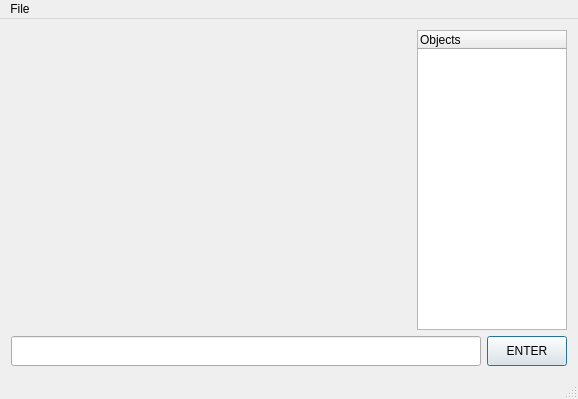
<?xml version="1.0" encoding="UTF-8"?>
<ui version="4.0">
 <class>MainWindow</class>
 <widget class="QMainWindow" name="MainWindow">
  <property name="geometry">
   <rect>
    <x>0</x>
    <y>0</y>
    <width>576</width>
    <height>399</height>
   </rect>
  </property>
  <property name="windowTitle">
   <string>MModeler</string>
  </property>
  <property name="windowIcon">
   <iconset resource="../assets.qrc">
    <normaloff>:/root/gui/icon.ico</normaloff>:/root/gui/icon.ico</iconset>
  </property>
  <widget class="QWidget" name="centralWidget">
   <layout class="QVBoxLayout" name="verticalLayout">
    <item>
     <layout class="QHBoxLayout" name="horizontalLayout">
      <item>
       <widget class="glDisplayWidget" name="display" native="true">
        <property name="sizePolicy">
         <sizepolicy hsizetype="MinimumExpanding" vsizetype="MinimumExpanding">
          <horstretch>0</horstretch>
          <verstretch>0</verstretch>
         </sizepolicy>
        </property>
        <property name="minimumSize">
         <size>
          <width>400</width>
          <height>300</height>
         </size>
        </property>
        <property name="focusPolicy">
         <enum>Qt::StrongFocus</enum>
        </property>
       </widget>
      </item>
      <item>
       <widget class="QTreeWidget" name="objectsTree">
        <property name="sizePolicy">
         <sizepolicy hsizetype="Fixed" vsizetype="Expanding">
          <horstretch>0</horstretch>
          <verstretch>0</verstretch>
         </sizepolicy>
        </property>
        <property name="minimumSize">
         <size>
          <width>150</width>
          <height>0</height>
         </size>
        </property>
        <property name="maximumSize">
         <size>
          <width>300</width>
          <height>16777215</height>
         </size>
        </property>
        <column>
         <property name="text">
          <string>Objects</string>
         </property>
        </column>
       </widget>
      </item>
     </layout>
    </item>
    <item>
     <layout class="QHBoxLayout" name="horizontalLayout_2">
      <item>
       <widget class="QLineEdit" name="cmdFeed">
        <property name="minimumSize">
         <size>
          <width>0</width>
          <height>30</height>
         </size>
        </property>
        <property name="clearButtonEnabled">
         <bool>true</bool>
        </property>
       </widget>
      </item>
      <item>
       <widget class="QPushButton" name="feedBtn">
        <property name="minimumSize">
         <size>
          <width>0</width>
          <height>30</height>
         </size>
        </property>
        <property name="text">
         <string>ENTER</string>
        </property>
        <property name="shortcut">
         <string>Return</string>
        </property>
        <property name="autoDefault">
         <bool>true</bool>
        </property>
        <property name="default">
         <bool>true</bool>
        </property>
        <property name="flat">
         <bool>false</bool>
        </property>
       </widget>
      </item>
     </layout>
    </item>
   </layout>
  </widget>
  <widget class="QMenuBar" name="menuBar">
   <property name="geometry">
    <rect>
     <x>0</x>
     <y>0</y>
     <width>576</width>
     <height>19</height>
    </rect>
   </property>
   <widget class="QMenu" name="menuFile">
    <property name="title">
     <string>File</string>
    </property>
    <widget class="QMenu" name="menuOpen">
     <property name="title">
      <string>Open</string>
     </property>
     <addaction name="actionOpenSF"/>
     <addaction name="actionOpenOF"/>
    </widget>
    <widget class="QMenu" name="menuSave">
     <property name="title">
      <string>Save</string>
     </property>
     <addaction name="actionSaveSF"/>
     <addaction name="actionSaveOF"/>
    </widget>
    <addaction name="menuOpen"/>
    <addaction name="menuSave"/>
   </widget>
   <addaction name="menuFile"/>
  </widget>
  <widget class="QStatusBar" name="statusBar"/>
  <action name="actionOpenOF">
   <property name="text">
    <string>Octrees File</string>
   </property>
  </action>
  <action name="actionSaveOF">
   <property name="text">
    <string>Octrees File</string>
   </property>
  </action>
  <action name="actionOpenSF">
   <property name="text">
    <string>Scene File</string>
   </property>
  </action>
  <action name="actionSaveSF">
   <property name="text">
    <string>Scene File</string>
   </property>
  </action>
 </widget>
 <layoutdefault spacing="6" margin="11"/>
 <customwidgets>
  <customwidget>
   <class>glDisplayWidget</class>
   <extends>QWidget</extends>
   <header location="global">gui/gldisplaywidget.h</header>
   <container>1</container>
  </customwidget>
 </customwidgets>
 <resources>
  <include location="../assets.qrc"/>
 </resources>
 <connections/>
</ui>
